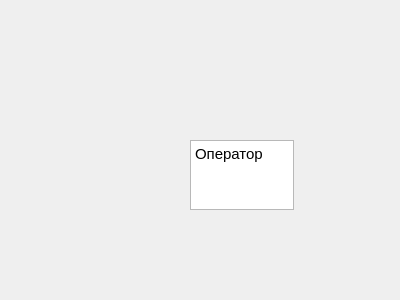
<?xml version="1.0" encoding="UTF-8"?>
<ui version="4.0">
 <class>Dialog</class>
 <widget class="QDialog" name="Dialog">
  <property name="geometry">
   <rect>
    <x>0</x>
    <y>0</y>
    <width>400</width>
    <height>300</height>
   </rect>
  </property>
  <property name="windowTitle">
   <string>Dialog</string>
  </property>
  <widget class="QTextEdit" name="textEdit">
   <property name="geometry">
    <rect>
     <x>190</x>
     <y>140</y>
     <width>104</width>
     <height>70</height>
    </rect>
   </property>
   <property name="html">
    <string>&lt;!DOCTYPE HTML PUBLIC &quot;-//W3C//DTD HTML 4.0//EN&quot; &quot;http://www.w3.org/TR/REC-html40/strict.dtd&quot;&gt;
&lt;html&gt;&lt;head&gt;&lt;meta name=&quot;qrichtext&quot; content=&quot;1&quot; /&gt;&lt;meta charset=&quot;utf-8&quot; /&gt;&lt;style type=&quot;text/css&quot;&gt;
p, li { white-space: pre-wrap; }
hr { height: 1px; border-width: 0; }
li.unchecked::marker { content: &quot;\2610&quot;; }
li.checked::marker { content: &quot;\2612&quot;; }
&lt;/style&gt;&lt;/head&gt;&lt;body style=&quot; font-family:'Cantarell'; font-size:11pt; font-weight:400; font-style:normal;&quot;&gt;
&lt;p style=&quot; margin-top:0px; margin-bottom:0px; margin-left:0px; margin-right:0px; -qt-block-indent:0; text-indent:0px;&quot;&gt;Оператор&lt;/p&gt;&lt;/body&gt;&lt;/html&gt;</string>
   </property>
  </widget>
 </widget>
 <resources/>
 <connections/>
</ui>
